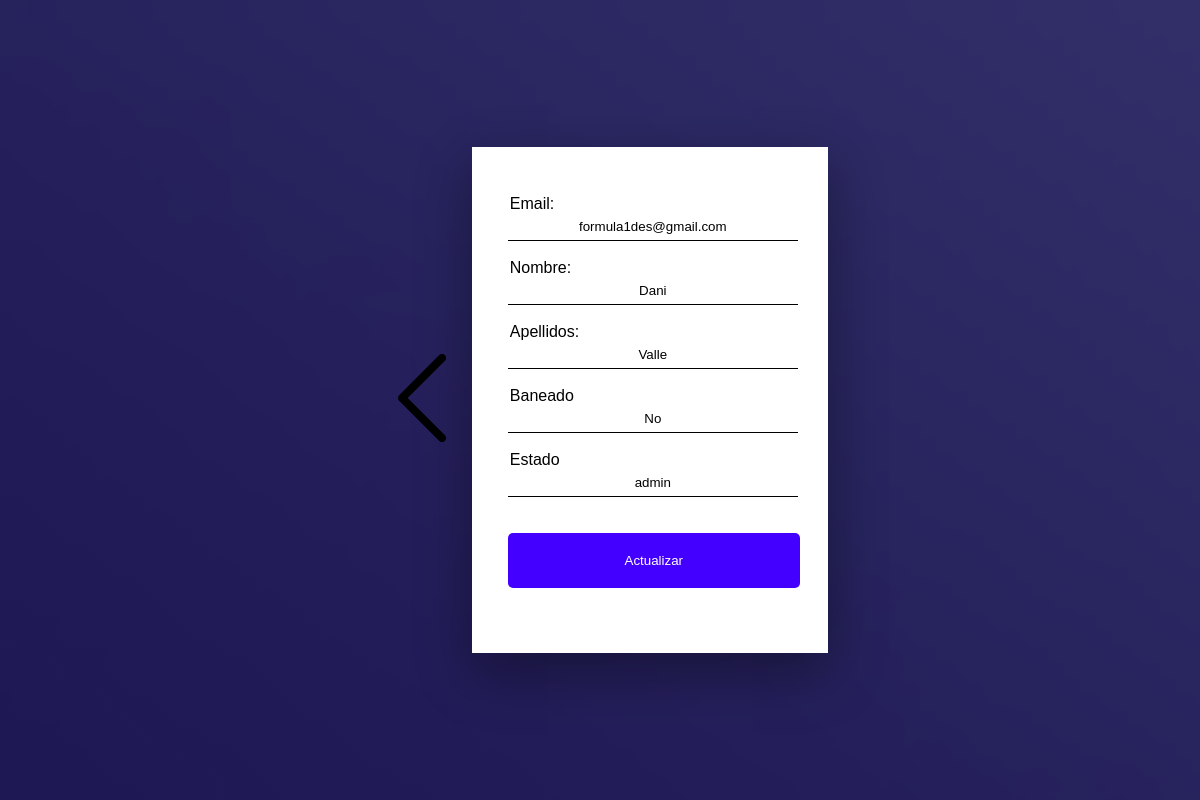
Before: /Usuario/modUsuario.php?id=12 with the older database file.
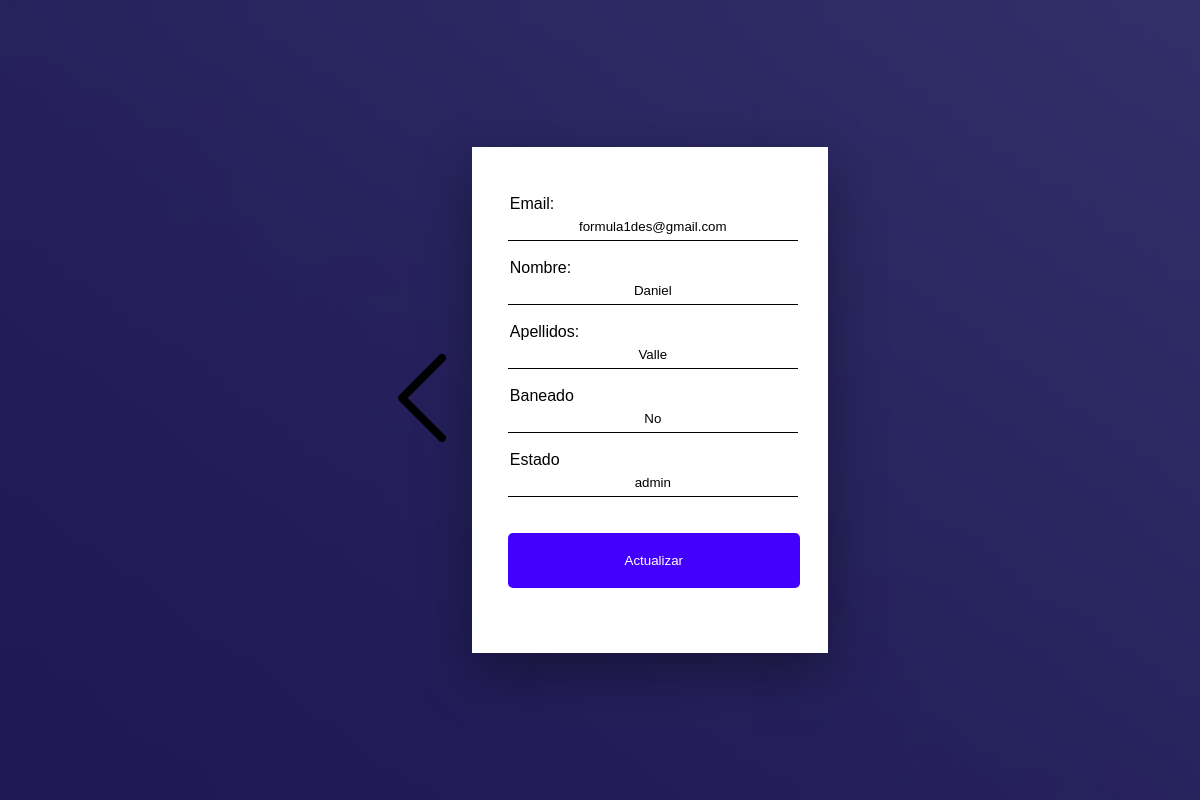
After: the same page with the newer database file.
### tables this page shows
CREATE TABLE `usuario` (
  `id_usuario` int(11) NOT NULL,
  `nombre` varchar(20) NOT NULL,
  `apellidos` varchar(20) NOT NULL,
  `email` varchar(50) NOT NULL,
  `contraseña` varchar(160) NOT NULL,
  `foto` varchar(100) NOT NULL,
  `estado` varchar(10) DEFAULT NULL,
  `ban` varchar(3) NOT NULL
);

### Usuario/modUsuario.php (the view, shortened to what this page needs)
<?php
require("../Datos/conexion.php");
$id = $_GET['id'];
$sql = "SELECT * FROM usuario WHERE id_usuario = '$id'";
$resultado = mysqli_query($conexion, $sql);
$row = mysqli_fetch_array($resultado);
?>
<!DOCTYPE html>
<html>
<head>
    <link rel="stylesheet" type="text/css" href="./estilos.css" title="style" />
</head>
<body>
<div id="container">
    <div class="padre">
      <a title="atras" href="./usuarios.php"><img src="./imagenes/icons8-atrás-100.png" alt="atrás"/></a>
      <div id="cajaMod">
        <form action="../Logica/controladorActualizar.php?id=<?php echo $row['id_usuario'] ?>" method="POST" id = "registro">
          <label for>Email:</label>
          <input type="text" name="email" id="email" placeholder="email" class="inputTexto" value="<?php echo $row['email']?>"><br><br>
          <label for>Nombre:</label>
          <input type="text" name="nombre" id="nombre" placeholder="Nombre" class="inputTexto"  value="<?php echo $row['nombre']?>"><br><br>
          <label for>Apellidos:</label>
          <input type="text" name="apellidos" id="apellidos" placeholder="apellidos" class="inputTexto" value="<?php echo $row['apellidos']?>"><br><br>
          <label for>Baneado</label>
          <input type="text" name="ban" id="ban" class="inputTexto" value="<?php echo $row['ban']?>"><br><br>
          <label for>Estado</label>
          <input type="text" name="estado" id="estado" class="inputTexto" value="<?php echo $row['estado']?>"><br><br><br>
          <input type="submit" name="actualizar" id="actualizar" value="Actualizar"/><br><br>
        </form>
      </div>
    </div>
  </div>
</body>
</html>

Changed rows visible on the page:
changed usuario "formula1des@gmail.com": nombre "Dani" → "Daniel"
